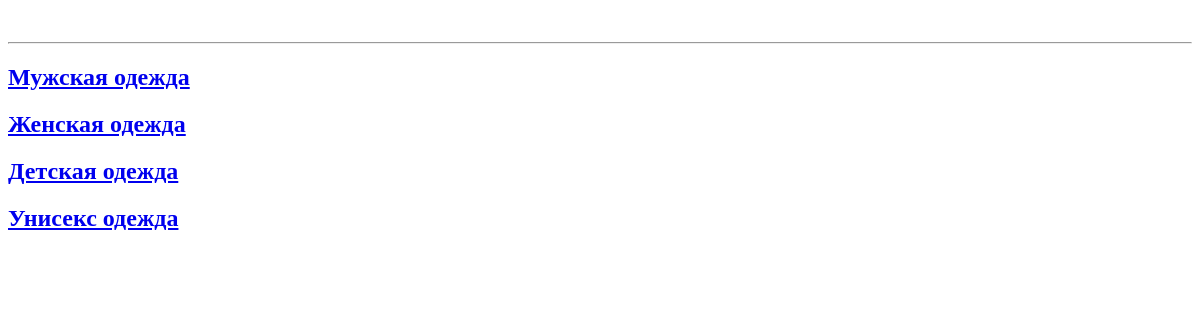
/products/, run on an earlier commit of the app's database.
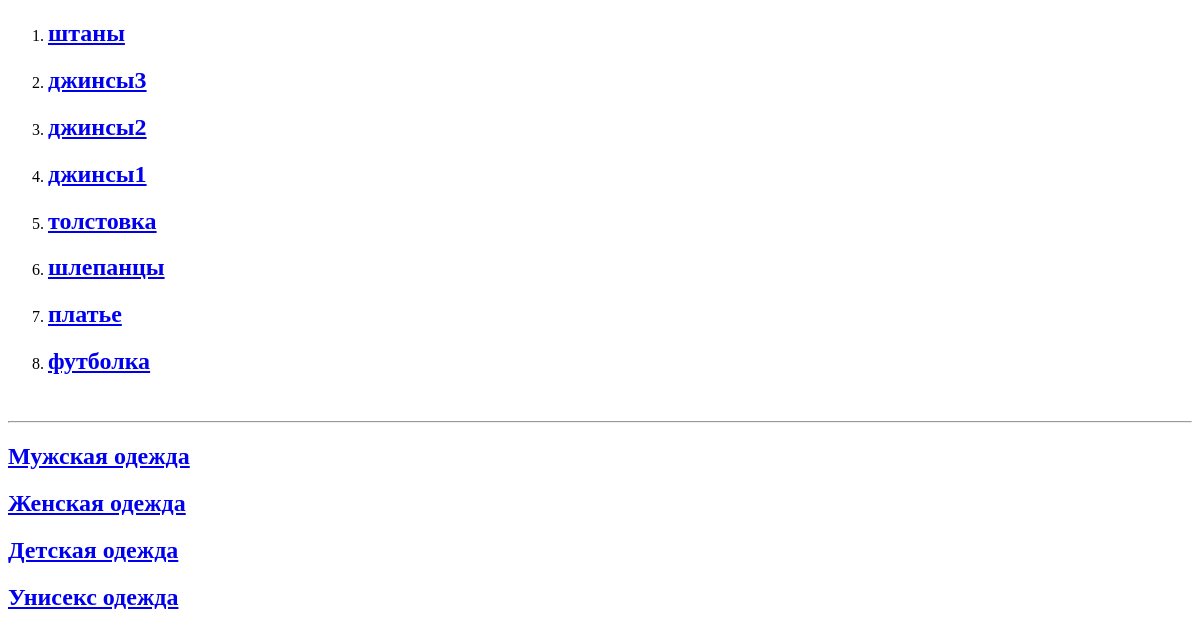
And on a later commit of the database.
### cloth/models.py (models this page shows, shortened)
class ProductCL(models.Model):
    class Meta:
        verbose_name = 'Одежда'
        verbose_name_plural = 'Одежда'
    name = models.CharField(max_length=100)
    price = models.PositiveIntegerField()
    description = models.TextField()
    date_created = models.DateTimeField(auto_now_add=True)
    tags = models.ManyToManyField(TagCL)

### cloth/views.py (the view)
# urls.py: path('products/', views.ProductListView.as_view(), name='products'),
class ProductListView(ListView):
    queryset = models.ProductCL.objects.filter().order_by('-id')
    template_name = 'product_list.html'
    def get_queryset(self):
        return models.ProductCL.objects.filter().order_by('-id')

### templates/product_list.html (shortened to what this page needs)
<!DOCTYPE html>
<html lang="en">
<head>
</head>
<body>
<div>
  <ol>
    {% for i in object_list %}
    <li>
      <h2><a href="/products/{{i.id}}">{{i.name}}</a></h2>
    </li>
    {% endfor %}
  </ol>
</div>
<br>
<hr>
<h2><a href="/male/">Мужская одежда</a></h2>
<h2><a href="/female/">Женская одежда</a></h2>
<h2><a href="/kid/">Детская одежда</a></h2>
<h2><a href="/uni/">Унисекс одежда</a></h2>
</body>
</html>

What changed in the data, as far as the page shows it:
added ProductCL: name "штаны"
added ProductCL: name "джинсы3"
added ProductCL: name "джинсы2"
added ProductCL: name "джинсы1"
added ProductCL: name "толстовка"
added ProductCL: name "шлепанцы"
added ProductCL: name "платье"
added ProductCL: name "футболка"
